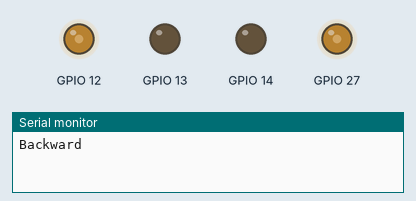
Recording of a program running on a simulated ESP32. On the bench: output pins drawn as LEDs (lit = HIGH), the last lines printed to the serial monitor.

Above: at 1.1 s.
At 6.1 s:
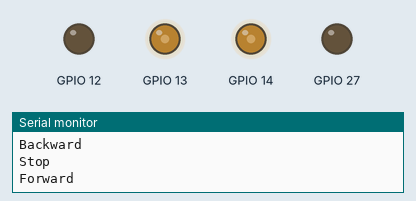
At 9.1 s:
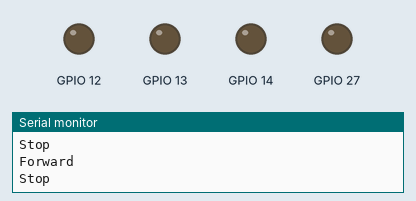
Timing chart, 0 to 10.6 s (numbered marks = the images above):
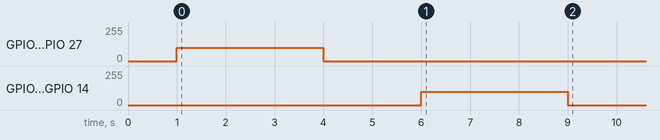

The program:

main.cpp
```cpp
#include <Arduino.h>
#include "Motor.h"

#define leftMotorIN1 13 // Motor A
#define leftMotorIN2 12

#define rightMotorIN1 14 // Motor B
#define rightMotorIN2 27

#define MAX_PWM_SPEED 150

Motor leftMotor(leftMotorIN1, leftMotorIN2, MAX_PWM_SPEED);
Motor rightMotor(rightMotorIN1, rightMotorIN2, MAX_PWM_SPEED);

void setup()
{
  Serial.begin(115200);
  leftMotor.init();
  rightMotor.init();
  delay(1000);

  leftMotor.moveBackward(100);
  rightMotor.moveBackward(100);
  Serial.println("Backward");
  delay(3000);

  leftMotor.stop();
  rightMotor.stop();
  Serial.println("Stop");
  delay(2000);

  leftMotor.moveForward(100);
  rightMotor.moveForward(100);
  Serial.println("Forward");
  delay(3000);

  leftMotor.stop();
  rightMotor.stop();
  Serial.println("Stop");
}

void loop()
{
}
```

Motor.cpp
```cpp
#include "Motor.h"

Motor::Motor(unsigned controlPin1,
             unsigned controlPin2,
             unsigned maxPwmSpeed) : controlPin1(controlPin1),
                                     controlPin2(controlPin2),
                                     maxPwmSpeed(maxPwmSpeed)
{
}

void Motor::init()
{
    pinMode(controlPin1, OUTPUT);
    pinMode(controlPin2, OUTPUT);
}

// init before use the fol0ing methods
void Motor::moveForward(unsigned pwmSpeed)
{
    if (pwmSpeed >= 0 && pwmSpeed <= maxPwmSpeed)
    {
        analogWrite(controlPin2, 0);
        analogWrite(controlPin1, pwmSpeed);
    }
    else if (pwmSpeed > maxPwmSpeed)
    {
        analogWrite(controlPin2, 0);
        analogWrite(controlPin1, maxPwmSpeed);
    }
    else //pwmSpeed < 0
    {
        Motor::stop();
    }
}

void Motor::moveBackward(unsigned pwmSpeed)
{
    if (pwmSpeed >= 0 && pwmSpeed <= maxPwmSpeed)
    {
        analogWrite(controlPin1, 0);
        analogWrite(controlPin2, pwmSpeed);
    }
    else if (pwmSpeed > maxPwmSpeed)
    {
        analogWrite(controlPin1, 0);
        analogWrite(controlPin2, maxPwmSpeed);
    }
    else //pwmSpeed < 0
    {
        Motor::stop();
    }
}

void Motor::stop()
{
    analogWrite(controlPin1, 0);
    analogWrite(controlPin2, 0);
}
```

Motor.h
```cpp
#include <Arduino.h>
/* Motor control with DBH-12 H-BRIDGE */
class Motor
{
private:
    unsigned controlPin1;
    unsigned controlPin2;
    unsigned maxPwmSpeed;

public:
    Motor() = default;
    Motor(unsigned controlPin1,
          unsigned controlPin2,
          unsigned maxPwmSpeed);
    void init();
    void moveForward(unsigned pwmSpeed);
    void moveBackward(unsigned pwmSpeed);
    void stop();
};
```
